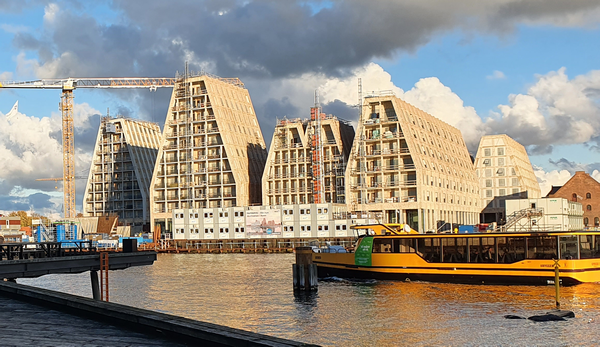
#> input picture exams/2022-fall-Thor/section8/CPHSun.png, 600 x 347 px, found by its file name
$ python q1.py
#> lines starting #> are read from the running program, lines starting #| are printed output that depends on the picture
### utils/io_utils.py
from skimage.io import imread
from PIL import Image
import numpy as np
import pydicom
import cv2

# use at you own volition
def load_image(path, grayscale=False):
#> called with path = 'exams/2022-fall-Thor/section8/CPHSun.png', grayscale = False
    return imread(path, as_gray=grayscale)
#> returned value is the input picture: shape (347, 600, 3); mean R, G, B 148.7, 142.2, 130.6

def load_image_grayscale_255(path):
    img = imread(path, as_gray=True) * 255
    return img

def load_image_grayscale_float(path):
    img = imread(path, as_gray=True)
    return img

def load_image_RGB_255(path):
    img = imread(path, as_gray=False)
    return img

def load_dicom(path):
    return pydicom.dcmread(path).pixel_array.astype(np.int16)

def load_rgb_and_resize(path, size):
    return np.array(Image.open(path).convert('RGB').resize(size))

def load_hsv_image(path):
    return np.array(Image.open(path).convert('HSV'))

from skimage.color import rgb2hsv
# [5 lines left out: function load_hsv_from_rgb, not called in this run]

### utils/plot_utils.py
import matplotlib.pyplot as plt
import numpy as np
import matplotlib.pyplot as plt
import SimpleITK as sitk
from skimage.util import img_as_ubyte


# [6 lines left out: function plot_blob_mask, not called in this run]

def plot_image(img, title='', cmap='gray'):
    plt.imshow(img, cmap=cmap)
    plt.title(title)
    plt.axis('off')
    plt.show()

# [90 lines left out: functions plot_histogram, imshow_orthogonal_view, rotation_matrix, not called in this run]


import matplotlib.pyplot as plt

# [87 lines left out: functions plot_pca_components, overlay_slices, not called in this run]

### exams/2022-fall-Thor/section8/q1.py
import numpy as np
from skimage import transform as tf
from skimage.transform import warp
from skimage import color, io, measure, img_as_ubyte, img_as_float


from utils.affine_trans_utils import landmark_transform
from utils.io_utils import load_image
from utils.plot_utils import plot_image

img = load_image("exams/2022-fall-Thor/section8/CPHSun.png")

plot_image(img)
from skimage.transform import AffineTransform, warp
import numpy as np

# Define rotation parameters
angle_deg = -16
angle_rad = np.deg2rad(angle_deg)
center = (20, 20)

# Construct the affine transform:
# Step 1: Translate image so rotation center is at origin
# Step 2: Rotate
# Step 3: Translate back

# Step 1: shift image so center is at origin
tform_shift_to_origin = AffineTransform(translation=(-center[0], -center[1]))

# Step 2: rotate around origin
tform_rotate = AffineTransform(rotation=angle_rad)

# Step 3: shift back
tform_shift_back = AffineTransform(translation=center)

# Combine transformations (right to left)
tform = tform_shift_to_origin + tform_rotate + tform_shift_back

# Apply transformation
rotated_img = warp(img, tform.inverse, preserve_range=True)
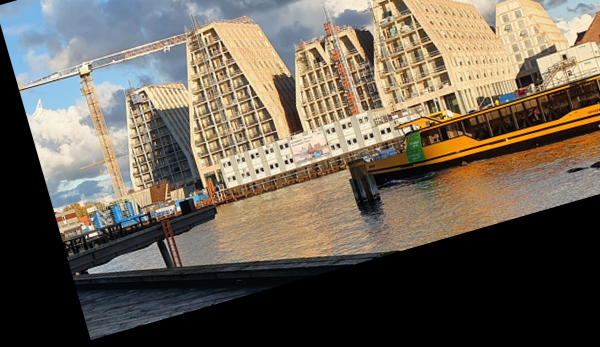
#> rotated_img: shape (347, 600, 3) float64; mean R, G, B 108.6, 99.3, 85.9

# If you want to keep data type consistent:
rotated_img = rotated_img.astype(img.dtype)

plot_image(rotated_img)

print(rotated_img[200,200])
#| [88 91 94]
